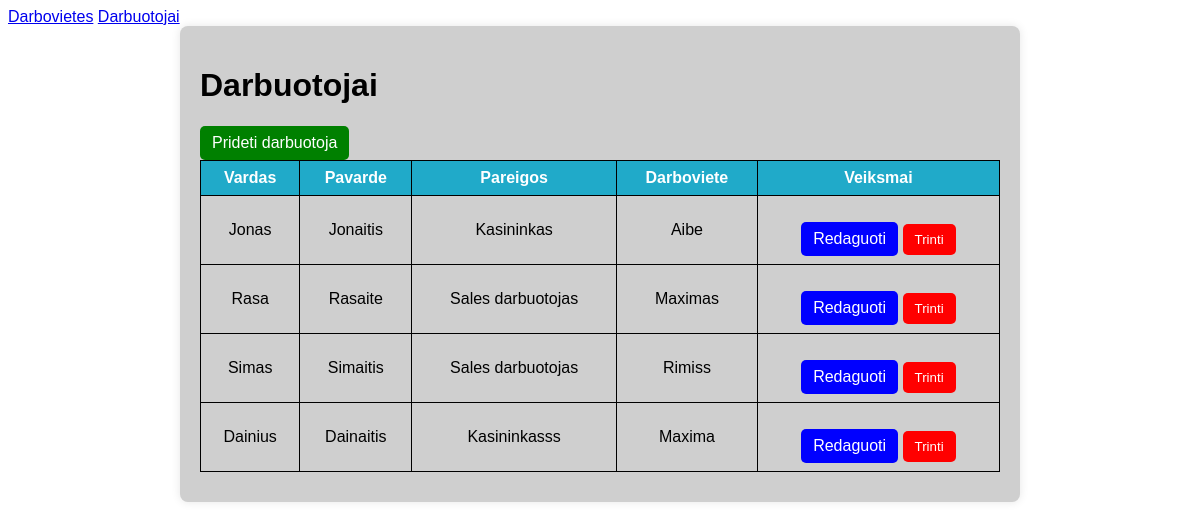
The app's page /darbuotojai with its own data.
### Task.py (models this page shows, shortened)
class Darbuotojas(db.Model):
    __tablename__ = 'darbuotojas'
    id = db.Column(db.Integer, primary_key=True)
    vardas = db.Column(db.String, nullable=False)
    pavarde = db.Column(db.String, nullable=False)
    pareigos = db.Column(db.String, nullable=False)
    darboviete_id = db.Column(db.Integer, db.ForeignKey("darboviete.id"), nullable=False)

class Darboviete(db.Model):
    __tablename__ = 'darboviete'
    id = db.Column(db.Integer, primary_key=True)
    pavadinimas = db.Column(db.String, nullable=False, unique=True)
    miestas = db.Column(db.String,nullable=False)
    darbuotojai = db.relationship('Darbuotojas', backref='darboviete')

### Task.py (the view)
@app.route('/darbuotojai')
def darbuotojai():
    darbuotojai = Darbuotojas.query.all()
    return render_template('darbuotojai.html', darbuotojai=darbuotojai)

### templates/darbuotojai.html
{% extends 'base.html' %}
{% block content %}
<h1>Darbuotojai</h1>
<a class="button green" href="{{ url_for('prideti_darbuotoja') }}">Prideti darbuotoja</a>
<table>
    <tr>
        <th>Vardas</th>
        <th>Pavarde</th>
        <th>Pareigos</th>
        <th>Darboviete</th>
        <th>Veiksmai</th>
    </tr>
    {% for darbuotojas in darbuotojai %}
    <tr>
        <td>{{ darbuotojas.vardas }}</td>
        <td>{{ darbuotojas.pavarde }}</td>
        <td>{{ darbuotojas.pareigos }}</td>
        <td>{{ darbuotojas.darboviete.pavadinimas }}</td>
        <td>
            <a class="button blue" href="{{ url_for('redaguoti_darbuotoja', id=darbuotojas.id) }}">Redaguoti</a>
            <form action="{{ url_for('trinti_darbuotoja', id=darbuotojas.id) }}" method="post" style="display:inline;">
                <button class="button red" type="submit">Trinti</button>
            </form>
        </td>
    </tr>
    {% endfor %}
</table>
{% endblock %}

### templates/base.html (shortened to what this page needs)
<!DOCTYPE html>
<html lang="lt">
    <head>
        <link rel="stylesheet" href="{{ url_for('static', filename='style.css') }}">
    </head>
    <body>
        <nav>
            <a href="{{ url_for('index') }}">Darbovietes</a>
            <a href="{{ url_for('darbuotojai') }}">Darbuotojai</a>
        </nav>
        <div class="container">
            {% block content %}{% endblock %}
        </div>
    </body>
</html>

### static/style.css (style rules this page uses)
body { font-family: "Anton", sans-serif; margin: 20px background-color: #00ffff; }
.container { max-width: 800px; margin: 0 auto; background: #cfcfcf; padding: 20px; border-radius: 8px; box-shadow: 0px 0px 10px rgba(0, 0, 0, 0.1); }
table { width: 100%; border-collapse: collapse; margin-bottom: 10px }
th, td { border: 1px solid black; padding: 8px; text-align: center; }
th { background-color:#20aac9; color: white; }
.button { padding: 8px 12px; text-decoration: none; border-radius: 5px; display: inline-block; text-align: center; margin-top: 10pxs; }
.button.green { background-color: green; color: white; }
.button.blue { background-color: blue; color: white; }
.button.red { background-color: red; color: white; }
form { display: flex; flex-direction: column; }
button { margin-top: 20px; padding: 8px; border: none; cursor: pointer; }
button.red { background-color: red; color: white; }

### records on screen
Darbuotojas: vardas "Jonas", pavarde "Jonaitis", pareigos "Kasininkas", darboviete.pavadinimas "Aibe"
Darbuotojas: vardas "Rasa", pavarde "Rasaite", pareigos "Sales darbuotojas", darboviete.pavadinimas "Maximas"
Darbuotojas: vardas "Simas", pavarde "Simaitis", pareigos "Sales darbuotojas", darboviete.pavadinimas "Rimiss"
Darbuotojas: vardas "Dainius", pavarde "Dainaitis", pareigos "Kasininkasss", darboviete.pavadinimas "Maxima"
